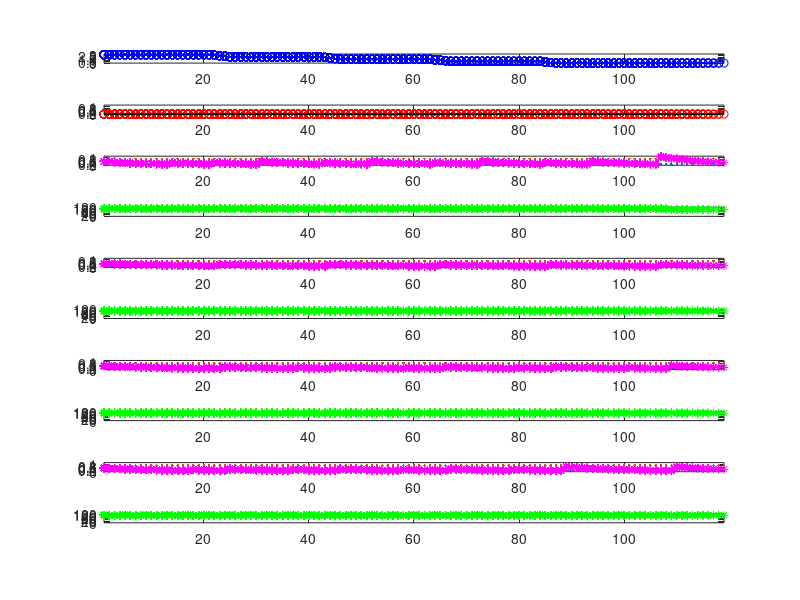

MATLAB code to generate this figure:
% La Ilma Lana Illa Ma Allamtana. Wallahu Aalam Bisawab 

% Clear workspace
% clc
% clear all
% close all

%Minimum allowed soil moisture level
Moist_min = 0.15;
%Maximum allowed soil moisture level
Moist_max = 0.85;

%Initial soil moisture level (Initial condition)
Moist_ini = 0.5;

%Soil moisture decay rate (Depends on soil properties)
dec_rate1 = 0.095;
dec_rate2 = 0.04;
dec_rate3 = 0.06;
dec_rate4 = 0.07;

%step size (number of days in a sixteen weeks season = 119)
num_days = 7*17; 

%Moisture level from time t=1 till t=num_days
M1 = zeros(1,num_days);
M1(1) = Moist_ini;

M2 = zeros(1,num_days);
M2(1) = Moist_ini;

M3 = zeros(1,num_days);
M3(1) = Moist_ini;

M4 = zeros(1,num_days);
M4(1) = Moist_ini;

%Rain Input
rain_prob = 0.00;   
R = full(sprand(1,num_days,rain_prob));  % Generate sparse rain events with a uniform distribution  

% Irrigation Supply 
I_total = 3;
Inlet_size = 0.2;
water_delay = 21; 
I = zeros(1,num_days);
I(1) = I_total; 

% Yield 
Yield_max = 100;

ydecay_rate1 = 0.03;
ydecay_rate2 = 0.08;
ydecay_rate3 = 0.075;
ydecay_rate4 = 0.045;

Y1 = zeros(1,num_days);
Y2 = zeros(1,num_days);
Y3 = zeros(1,num_days);
Y4 = zeros(1,num_days);

Y1(1) = Yield_max;
Y2(1) = Yield_max;
Y3(1) = Yield_max;
Y4(1) = Yield_max;

%%%%%% GETTING READY TO PLOT %%%%%%%%% 
s = get(0, 'ScreenSize');
figure('Position', [0 0 s(3) s(4)]);
subplot(10,1,3); plot([1:num_days],Moist_min*ones(1,num_days),'.');
hold on
subplot(10,1,3); plot([1:num_days],Moist_max*ones(1,num_days),'.');
axis([1 num_days 0 1.2])

subplot(10,1,5); plot([1:num_days],Moist_min*ones(1,num_days),'.');
hold on
subplot(10,1,5); plot([1:num_days],Moist_max*ones(1,num_days),'.');
axis([1 num_days 0 1.2])

subplot(10,1,7); plot([1:num_days],Moist_min*ones(1,num_days),'.');
hold on
subplot(10,1,7); plot([1:num_days],Moist_max*ones(1,num_days),'.');
axis([1 num_days 0 1.2])

subplot(10,1,9); plot([1:num_days],Moist_min*ones(1,num_days),'.');
hold on
subplot(10,1,9); plot([1:num_days],Moist_max*ones(1,num_days),'.');
axis([1 num_days 0 1.2])
%%%%%%%%%%%%%%%%%%%%%%%%%%%%%%%%%%%%


% MAIN SIMULATION FOR LOOP %%%%% 
for t = 1:1:num_days
    
    %%%% Soil moisture system update at step t+1      
    dec_moisture1 = M1(t)*dec_rate1;  %Decrease in moisture level in one day
    M1(t+1) = M1(t) - dec_moisture1 + R(t); %Moisture level at the next day
    
    dec_moisture2 = M2(t)*dec_rate2; 
    M2(t+1) = M2(t) - dec_moisture2 + R(t); 
    
    dec_moisture3 = M3(t)*dec_rate3; 
    M3(t+1) = M3(t) - dec_moisture3 + R(t);
    
    dec_moisture4 = M4(t)*dec_rate4; 
    M4(t+1) = M4(t) - dec_moisture4 + R(t);
    
    
    %%%%%%% Control action at time step t %%%%%%%%%%%%
    
    
    % task 2
    irrigated = false;
    
    %%%%% FIXED DELIVERY %%%%%: 
    
    if (t > 20) % so it doesn't deliver water before first irrigation day
        
        % farm 1 surface water delivery
        if (mod(t,water_delay) == 0 && I(t) > 0)
                water_input = min(Inlet_size, I(t));
                M1(t+1) = M1(t+1) + water_input;
                I(t+1) = I(t) - water_input; 

                irrigated = true;   
        end

        % farm 2 surface water delivery
        if (mod(t-1,water_delay) == 0 && I(t) > 0)
                water_input = min(Inlet_size, I(t));
                M2(t+1) = M2(t+1) + water_input;
                I(t+1) = I(t) - water_input;  

                irrigated = true;
        end

        % farm 3 surface water delivery
        if (mod(t-2,water_delay) == 0 && I(t) > 0)
                water_input = min(Inlet_size, I(t));
                M3(t+1) = M3(t+1) + water_input;
                I(t+1) = I(t) - water_input;  

                irrigated = true;
        end

        % farm 4 surface water delivery
        if (mod(t-3,water_delay) == 0 && I(t) > 0)
                water_input = min(Inlet_size, I(t));
                M4(t+1) = M4(t+1) + water_input;
                I(t+1) = I(t) - water_input;  

                irrigated = true;
        end
    end
    
    
    % to check if any surface water irrigation has been done
    if (irrigated == false)
        I(t+1) = I(t);
    end
    
    
    %%%%% GROUND WATER %%%%%: 
    
    % farm 1 ground water calculation
    if (M1(t) <= Moist_min || M1(t+1) <= Moist_min)
        
        % calculate days left till surface water arrives
        daysleft = 21 - mod(t, 21);
        
        % calculate how much water is needed to survive that many days
        required = M1(t);
        
        for a = 1:daysleft
            required = required / (1 - dec_rate1);
        end
        
        % add that much water to farm
        waterneeded = required - M1(t);
        M1(t+1) = M1(t+1) + waterneeded; 
    end
    
    % farm 2 ground water calculation
    if (M2(t) <= Moist_min || M2(t+1) <= Moist_min)
        
        % calculate days left till surface water arrives
        daysleft = 21 - mod(t-1, 21);
        
        % calculate how much water is needed to survive that many days
        required = M2(t);
        
        for a = 1:daysleft
            required = required / (1 - dec_rate2);
        end
        
        % add that much water to farm
        waterneeded = required - M2(t);
        M2(t+1) = M2(t+1) + waterneeded; 
    end
    
    % farm 3 ground water calculation
    if (M3(t) <= Moist_min || M3(t+1) <= Moist_min)
        
        % calculate days left till surface water arrives
        daysleft = 21 - mod(t-2, 21);
        
        % calculate how much water is needed to survive that many days
        required = M3(t);
        
        for a = 1:daysleft
            required = required / (1 - dec_rate3);
        end
        
        % add that much water to farm
        waterneeded = required - M3(t);
        M3(t+1) = M3(t+1) + waterneeded; 
    end

    % farm 4 ground water calculation
    if (M4(t) <= Moist_min || M4(t+1) <= Moist_min)
        
        % calculate days left till surface water arrives
        daysleft = 21 - mod(t-3, 21);
        
        % calculate how much water is needed to survive that many days
        required = M4(t);
        
        for a = 1:daysleft
            required = required / (1 - dec_rate4);
        end
        
        % add that much water to farm
        waterneeded = required - M4(t);
        M4(t+1) = M4(t+1) + waterneeded; 
    end


    
%%%%%%%%%%%%%%%%%%%%%%%%%%%%%%%%%%%%%%%%%%%%%%%%%%%%%%%%%%%%%%%%%%%%%%%
    
    
    %%%%% Expected Yield update after every time step t+1 %%%%%%%% 
    if (M1(t) < Moist_min | M1(t) > Moist_max) 
        Y1(t+1) = Y1(t) - Y1(t)*ydecay_rate1;
    else 
        Y1(t+1) = Y1(t);
    end
    
    if (M2(t) < Moist_min | M2(t) > Moist_max) 
        Y2(t+1) = Y2(t) - Y2(t)*ydecay_rate2;
    else 
        Y2(t+1) = Y2(t);
    end
    
    if (M3(t) < Moist_min | M3(t) > Moist_max) 
        Y3(t+1) = Y3(t) - Y3(t)*ydecay_rate3;
    else 
        Y3(t+1) = Y3(t);
    end
    
    if (M4(t) < Moist_min | M4(t) > Moist_max) 
        Y4(t+1) = Y4(t) - Y4(t)*ydecay_rate4;
    else 
        Y4(t+1) = Y4(t);
    end
    %%%%%%%%%%%%%%%%%%%%%%%%%%%%%%%%%%%
    

%%    
    %%%%% PLOTTING GRAPHS at time t 
    
    % rain and irrigation supply:
    subplot(10,1,1); plot(1:t,I(1:t),'bo-'); hold on;
    axis([1 num_days 0 I_total + 0.2])
    subplot(10,1,2); stem(1:t,R(1:t),'r'); hold on;
    axis([1 num_days 0 1.2])
    
    % farm 1:
    subplot(10,1,3); plot(1:t,M1(1:t),'*m-'); hold on;
    axis([1 num_days 0 1.2])
    subplot(10,1,4); plot(1:t,Y1(1:t),'*g-'); hold on;
    subplot(10,1,4); plot([1:num_days],Yield_max*ones(1,num_days),'g.');
    axis([1 num_days 0 Yield_max*1.2])
    
    % farm 2:
    subplot(10,1,5); plot(1:t,M2(1:t),'*m-'); hold on;
    axis([1 num_days 0 1.2])
    subplot(10,1,6); plot(1:t,Y2(1:t),'*g-'); hold on;
    subplot(10,1,6); plot([1:num_days],Yield_max*ones(1,num_days),'g.');
    axis([1 num_days 0 Yield_max*1.2])
    
    % farm 3:
    subplot(10,1,7); plot(1:t,M3(1:t),'*m-'); hold on;
    axis([1 num_days 0 1.2])
    subplot(10,1,8); plot(1:t,Y3(1:t),'*g-'); hold on;
    subplot(10,1,8); plot([1:num_days],Yield_max*ones(1,num_days),'g.');
    axis([1 num_days 0 Yield_max*1.2])
    
    % farm 4:
    subplot(10,1,9); plot(1:t,M4(1:t),'*m-'); hold on;
    axis([1 num_days 0 1.2])
    subplot(10,1,10); plot(1:t,Y4(1:t),'*g-'); hold on;
    subplot(10,1,10); plot([1:num_days],Yield_max*ones(1,num_days),'g.');
    axis([1 num_days 0 Yield_max*1.2])
    
    %%%%%%%%%%%%%%%%%%%%%%%%%%%
        
    pause(0.3);   % stalls the code before processing next t. Creates a video-like effect on figures
end
